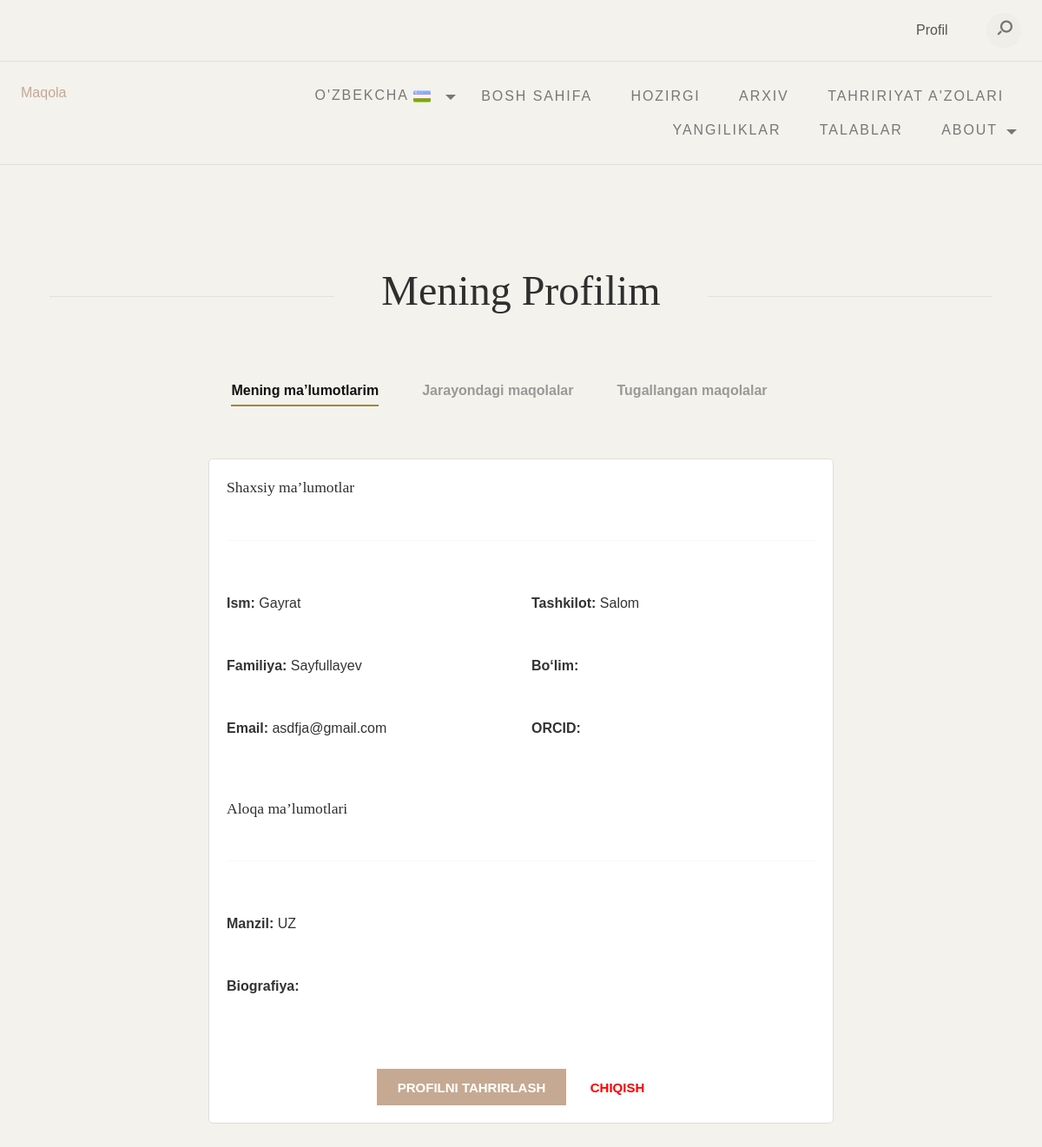
Screenshot of /uz/accounts/profile/ (signed in) with the database file from the repository.
### app/models.py (models this page shows, shortened)
class Author(AbstractBaseUser):
    given_name = models.CharField(max_length=100, verbose_name="Ism")
    family_name = models.CharField(max_length=100, blank=True, verbose_name="Familiya")
    preferred_name = models.CharField(max_length=200, blank=True, verbose_name="Tanlangan ism")
    email = models.EmailField(unique=True, verbose_name="Email")
    country = models.CharField(max_length=100, verbose_name="Davlat")
    homepage = models.URLField(blank=True, verbose_name="Shaxsiy sahifa")
    orcid = models.CharField(max_length=50, blank=True, verbose_name="ORCID ID")
    bio = models.TextField(blank=True, verbose_name="Biografiya")
    affiliation = models.CharField(max_length=200, blank=True, verbose_name="Tashkilot")
    role = models.CharField(
        max_length=20,
        choices=[('author', 'Muallif'), ('translator', 'Tarjimon')],
        default='author',
        verbose_name="Rol"
    )
    include_in_lists = models.BooleanField(default=True, verbose_name="Nashrlar ro'yxatiga kiritish")
    created_at = models.DateTimeField(auto_now_add=True, verbose_name="Yaratilgan sana")
    updated_at = models.DateTimeField(auto_now=True, verbose_name="Yangilangan sana")
    is_active = models.BooleanField(default=True)
    is_staff = models.BooleanField(default=False)
    is_superuser = models.BooleanField(default=False)
    objects = AuthorManager()
    USERNAME_FIELD = 'email'
    REQUIRED_FIELDS = ['given_name', 'family_name']
    class Meta:
        verbose_name = "Foydalanuvchilar"
        verbose_name_plural = "Foydalanuvchilar"

### accounts/views.py (the view)
# urls.py: path('profile/', views.profile_view, name='profile'),
@login_required
def profile_view(request):
    articles = Article.objects.filter(created_by=request.user).order_by('-created_at')
    tab = request.GET.get('tab', 'personal')  # Default: 'personal'
    context = {
        'user': request.user,
        'articles': articles,
        'tab': tab
    }
    return render(request, 'profile.html', context)

### templates/profile.html (shortened to what this page needs)
{% load i18n %}
{% load static %}
<!DOCTYPE html>
<html lang="en">
<head>
    <link href="https://cdn.jsdelivr.net/npm/bootstrap@5.3.1/dist/css/bootstrap.min.css" rel="stylesheet"
>
    <link rel="stylesheet" type="text/css" href="{% static 'css/normalize.css' %}">
    <link rel="stylesheet" type="text/css" href="{% static 'icomoon/icomoon.css' %}">
    <link rel="stylesheet" type="text/css" href="{% static 'css/vendor.css' %}">
    <link rel="stylesheet" type="text/css" href="{% static 'style.css' %}">
</head>
<body data-bs-spy="scroll" data-bs-target="#header" tabindex="0">
    <div id="header-wrap">
			{% include "header.html" %}
    <section id="popular-books" class="bookshelf py-5 my-5">
        <div class="container">
            <div class="row">
                <div class="col-md-12">
                    <div class="section-header align-center">
                        <h2 class="section-title">{% trans 'My profile' %}</h2>
                    </div>
                    <ul class="tabs">
                        <li data-tab-target="#all-genre" class="active tab">{% trans 'My data' %}</li>
                        <li data-tab-target="#business" class="tab">{% trans "In process articles" %}</li>
                        <li data-tab-target="#technology" class="tab">{% trans "Completed articles" %}</li>
                    </ul>
                    <div class="tab-content">
                        <div id="all-genre" data-tab-content class="active">
                            <div class="row">
                                <div class="col-md-8 mx-auto">
                                    <div class="card" style="border: 1px solid #ddd; padding: 20px; background-color: white; border-radius: 5px;">
                                        <div class="row">
                                            <div class="col-md-12">
                                                <h4>{% trans "Personal Information" %}</h4>
                                                <hr>
                                                <div class="row">
                                                    <div class="col-md-6">
                                                        <p><strong>{% trans "First Name:" %}</strong>  {{user.given_name }}</p>
                                                        <p><strong>{% trans "Last Name:" %}</strong> {{user.family_name}}</p>
                                                        <p><strong>{% trans "Email:" %}</strong> {{user.email}}</p>
                                                    </div>
                                                    <div class="col-md-6">
                                                        <p><strong>{% trans "Affiliation:" %}</strong> {{user.affiliation}}</p>
                                                        <p><strong>{% trans "Department:" %}</strong> {{user.special_instructions}}</p>
                                                        <p><strong>{% trans "ORCID:" %}</strong> {{user.orcid}}</p>
                                                    </div>
                                                </div>
                                                <h4 class="mt-4">{% trans "Contact Information" %}</h4>
                                                <hr>
                                                <p><strong>{% trans "Address:" %}</strong> {{user.country}}</p>
                                                <p><strong>{% trans "Biograf:" %}</strong> {{user.bio}}</p>
                                            </div>
                                        </div>
                                        <div class="text-center mt-4">
                                            <a class="btn btn-primary" href="{% url 'edit_profile' %}">{% trans "Edit Profile" %}</a>
                                            <a class="btn" style="background: none; color: red;" href="{% url 'logout' %}">{% trans "Log Out" %}</a>
                                        </div>
                                    </div>
                                </div>
                            </div>
                        </div>
                    </div>
                </div>
            </div>
        </div>
    </section>
</body>
</html>

### rows the page displays
Author: given_name "Gayrat", family_name "Sayfullayev", email "asdfja@gmail.com", affiliation "Salom", country "UZ"
